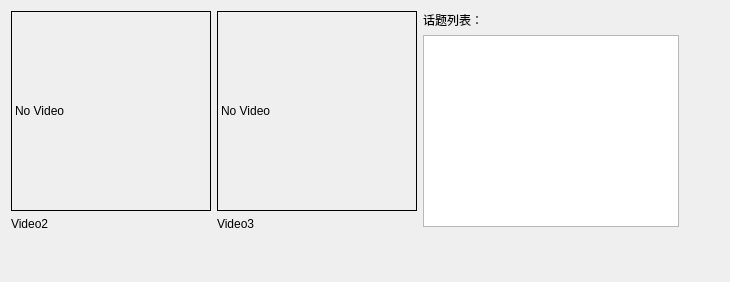
          <widget class="QWidget" name="tab_7">
           <attribute name="title">
            <string>其他</string>
           </attribute>
           <layout class="QVBoxLayout" name="verticalLayout_21">
            <item>
             <layout class="QGridLayout" name="gridLayout_4">
              <item row="0" column="0">
               <layout class="QVBoxLayout" name="verticalLayout_11">
                <item>
                 <widget class="QLabel" name="label_video2">
                  <property name="minimumSize">
                   <size>
                    <width>200</width>
                    <height>200</height>
                   </size>
                  </property>
                  <property name="maximumSize">
                   <size>
                    <width>200</width>
                    <height>200</height>
                   </size>
                  </property>
                  <property name="styleSheet">
                   <string notr="true">border:1px solid rgb(0, 0, 0)</string>
                  </property>
                  <property name="text">
                   <string>No Video</string>
                  </property>
                 </widget>
                </item>
                <item>
                 <widget class="QLabel" name="label_v_name2">
                  <property name="maximumSize">
                   <size>
                    <width>90</width>
                    <height>30</height>
                   </size>
                  </property>
                  <property name="text">
                   <string>Video2</string>
                  </property>
                 </widget>
                </item>
                <item>
                 <spacer name="verticalSpacer">
                  <property name="orientation">
                   <enum>Qt::Vertical</enum>
                  </property>
                  <property name="sizeHint" stdset="0">
                   <size>
                    <width>20</width>
                    <height>40</height>
                   </size>
                  </property>
                 </spacer>
                </item>
               </layout>
              </item>
              <item row="0" column="2">
               <layout class="QVBoxLayout" name="verticalLayout_20">
                <item>
                 <widget class="QLabel" name="label_29">
                  <property name="maximumSize">
                   <size>
                    <width>90</width>
                    <height>30</height>
                   </size>
                  </property>
                  <property name="text">
                   <string>话题列表：</string>
                  </property>
                 </widget>
                </item>
                <item>
                 <widget class="QListWidget" name="topic_listWidget"/>
                </item>
                <item>
                 <spacer name="verticalSpacer_3">
                  <property name="orientation">
                   <enum>Qt::Vertical</enum>
                  </property>
                  <property name="sizeHint" stdset="0">
                   <size>
                    <width>20</width>
                    <height>40</height>
                   </size>
                  </property>
                 </spacer>
                </item>
               </layout>
              </item>
              <item row="0" column="1">
               <layout class="QVBoxLayout" name="verticalLayout_19">
                <item>
                 <widget class="QLabel" name="label_video3">
                  <property name="minimumSize">
                   <size>
                    <width>200</width>
                    <height>200</height>
                   </size>
                  </property>
                  <property name="maximumSize">
                   <size>
                    <width>200</width>
                    <height>200</height>
                   </size>
                  </property>
                  <property name="styleSheet">
                   <string notr="true">border:1px solid rgb(0, 0, 0)</string>
                  </property>
                  <property name="text">
                   <string>No Video</string>
                  </property>
                 </widget>
                </item>
                <item>
                 <widget class="QLabel" name="label_v_name3">
                  <property name="maximumSize">
                   <size>
                    <width>16777215</width>
                    <height>15</height>
                   </size>
                  </property>
                  <property name="text">
                   <string>Video3</string>
                  </property>
                 </widget>
                </item>
                <item>
                 <spacer name="verticalSpacer_2">
                  <property name="orientation">
                   <enum>Qt::Vertical</enum>
                  </property>
                  <property name="sizeHint" stdset="0">
                   <size>
                    <width>20</width>
                    <height>40</height>
                   </size>
                  </property>
                 </spacer>
                </item>
               </layout>
              </item>
              <item row="0" column="3">
               <spacer name="horizontalSpacer_3">
                <property name="orientation">
                 <enum>Qt::Horizontal</enum>
                </property>
                <property name="sizeHint" stdset="0">
                 <size>
                  <width>40</width>
                  <height>20</height>
                 </size>
                </property>
               </spacer>
              </item>
             </layout>
            </item>
           </layout>
          </widget>
